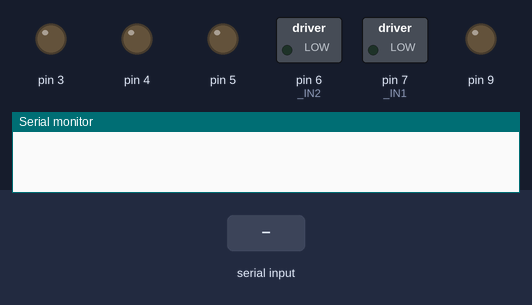
The sketch below on a simulated Arduino Uno, built with avr-gcc and run on an emulated ATmega328P. On the bench: switched loads named in the sketch (green lamp = pin HIGH), output pins drawn as LEDs (lit = HIGH), the last lines printed to the serial monitor. The test bench sets the inputs (shaded band).

Above: at 1.2 s.
1.3 s: "1" received over Serial
At 2.1 s:
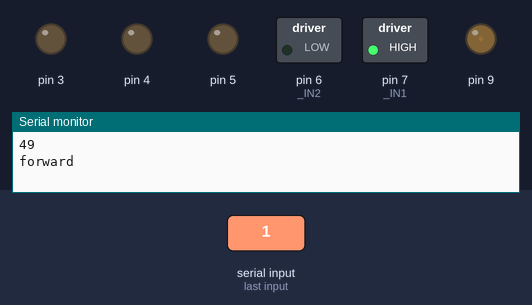
At 4.0 s:
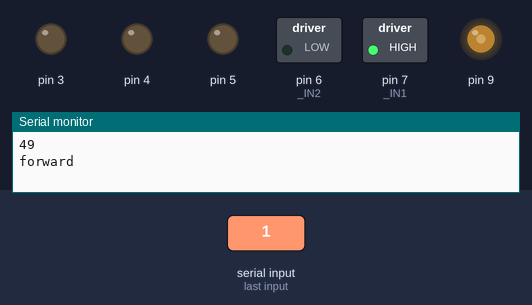
Timing chart, 0 to 35.8 s (numbered marks = the images above; inputs shaded):
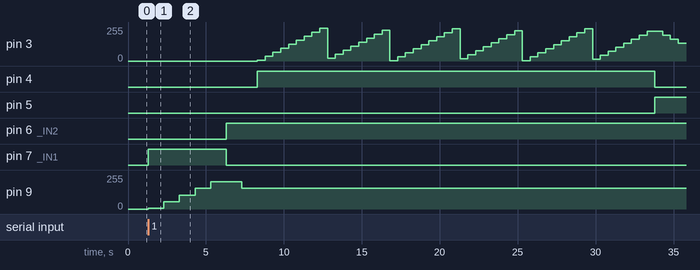

The sketch:

sketch_sep30a.ino
```cpp
int ENA = 9;
int ENB = 3;
int IN1 = 7;
int IN2 = 6;
int IN3 = 5;
int IN4 = 4;

uint8_t power = 5;

class Motor{
public:
  Motor(int EN, int IN1, int IN2, uint8_t power){
    _EN = EN;
    _IN1 = IN1;
    _IN2 = IN2;
    _power = power;

    pinMode(_EN, OUTPUT);
    pinMode(_IN1, OUTPUT);
    pinMode(_IN2, OUTPUT);

    digitalWrite(_IN1, LOW);
    digitalWrite(_IN2, LOW);
  }

  void forward(){
    Serial.println("forward");
    while(_power < 255){
      analogWrite(_EN, _power);
      digitalWrite(_IN1, HIGH);
      digitalWrite(_IN2, LOW);
      delay(1000);
      _power += 50;
    }
    _power = 205;
    while(_power > 105){
      analogWrite(_EN, _power);
      digitalWrite(_IN1, LOW);
      digitalWrite(_IN2, HIGH);
      delay(1000);
      _power -= 50;
    }
    _power = 105;
  }

  void backward(){
    Serial.println("backward");
    while(_power < 255){
    analogWrite(_EN, _power);
    digitalWrite(_IN1, LOW);
    digitalWrite(_IN2, HIGH);
    delay(500);
    _power += 30;
    }
    _power = 225;
    while(_power > 105){
      analogWrite(_EN, _power);
      digitalWrite(_IN1, HIGH);
      digitalWrite(_IN2, LOW);
      delay(500);
      _power -= 30;
    }
    _power = 105;
  }

  void stop(){
    digitalWrite(_IN1, LOW);
    digitalWrite(_IN2, LOW);
  }

private:
  int _EN = 0;
  int _IN1 = 0;
  int _IN2 = 0;
  uint8_t _power = 0;
};

Motor m1(ENA, IN1, IN2, power);
Motor m2(ENB, IN3, IN4, power);

void setup(){
  Serial.begin(9600);
}

void loop(){
  if(Serial.available()){
    int q = Serial.read();
    if(q == 49){
      Serial.println(q);
      m1.forward();
      m2.backward();
      delay(1000);
      m1.stop();
      m2.stop();
    }
  }
}
```
